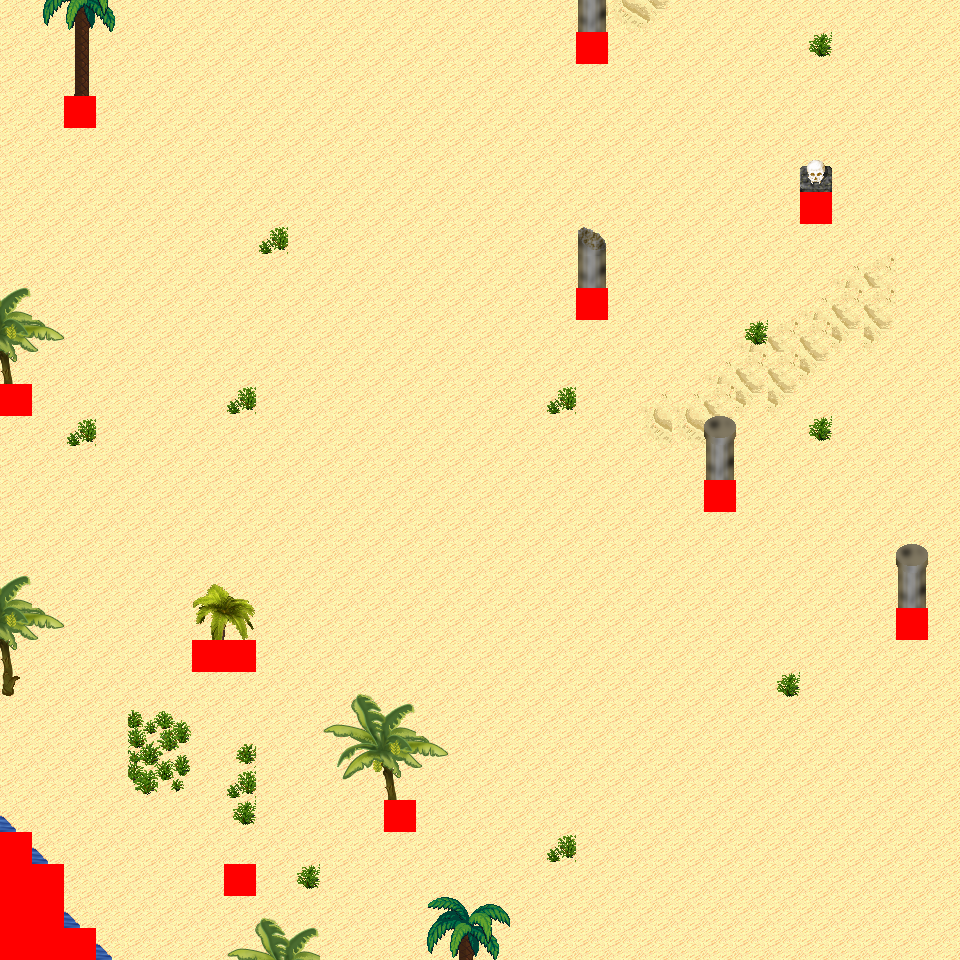

A level layout from a 2D game, rendered from its tile map. Below: a short description, then the map file with tile-grid data replaced by summaries:
An orthogonal 30x30 tile map with 32x32 px tiles, 6 tile layers (Ground, Object, Object2, Above, ...), 16 tilesets and 5 objects (5x mapExit).

<map version="1.0" orientation="orthogonal" renderorder="right-down" width="30" height="30" tilewidth="32" tileheight="32" nextobjectid="6">
  <tileset firstgid="1" name="tileset_logic_collision" tilewidth="32" tileheight="32" tilecount="1" columns="1">
    <image source="../drawable/tileset_logic_collision.png" width="32" height="32" />
  </tileset>
  <tileset firstgid="2" name="tileset_ground_ground" tilewidth="32" tileheight="32" tilecount="33" columns="3">
    <image source="../drawable/tileset_ground_ground.png" width="96" height="352" />
  </tileset>
  <tileset firstgid="35" name="tileset_terrain_desert" tilewidth="32" tileheight="32" tilecount="88" columns="8">
    <image source="../drawable/tileset_terrain_desert.png" width="256" height="352" />
  </tileset>
  <tileset firstgid="123" name="tileset_ground_sand_edges" tilewidth="32" tileheight="32" tilecount="15" columns="5">
    <image source="../drawable/tileset_ground_sand_edges.png" width="160" height="96" />
  </tileset>
  <tileset firstgid="138" name="tileset_ground_sand_2" tilewidth="32" tileheight="32" tilecount="15" columns="5">
    <image source="../drawable/tileset_ground_sand_2.png" width="160" height="96" />
  </tileset>
  <tileset firstgid="153" name="tileset_building_stone_ruins" tilewidth="32" tileheight="32" tilecount="72" columns="6">
    <image source="../drawable/tileset_building_stone_ruins.png" width="192" height="384" />
  </tileset>
  <tileset firstgid="225" name="tileset_item_statue_blackened_column" tilewidth="32" tileheight="32" tilecount="4" columns="1">
    <image source="../drawable/tileset_item_statue_blackened_column.png" width="32" height="128" />
  </tileset>
  <tileset firstgid="229" name="tileset_item_statue_skull_carving" tilewidth="32" tileheight="32" tilecount="4" columns="2">
    <image source="../drawable/tileset_item_statue_skull_carving.png" width="64" height="64" />
  </tileset>
  <tileset firstgid="233" name="tileset_item_statue_skullpedestal" tilewidth="32" tileheight="32" tilecount="2" columns="1">
    <image source="../drawable/tileset_item_statue_skullpedestal.png" width="32" height="64" />
  </tileset>
  <tileset firstgid="235" name="tileset_plant_tree_banana_tree" tilewidth="32" tileheight="32" tilecount="40" columns="4">
    <image source="../drawable/tileset_plant_tree_banana_tree.png" width="128" height="320" />
  </tileset>
  <tileset firstgid="275" name="tileset_plant_tree_palm_tree" tilewidth="32" tileheight="32" tilecount="6" columns="2">
    <image source="../drawable/tileset_plant_tree_palm_tree.png" width="64" height="96" />
  </tileset>
  <tileset firstgid="281" name="tileset_plant_tree_palm_trees" tilewidth="32" tileheight="32" tilecount="40" columns="4">
    <image source="../drawable/tileset_plant_tree_palm_trees.png" width="128" height="320" />
  </tileset>
  <tileset firstgid="321" name="tileset_plant_bush_large_green" tilewidth="32" tileheight="32" tilecount="9" columns="3">
    <image source="../drawable/tileset_plant_bush_large_green.png" width="96" height="96" />
  </tileset>
  <tileset firstgid="330" name="tileset_plant_cactus" tilewidth="32" tileheight="32" tilecount="2" columns="1">
    <image source="../drawable/tileset_plant_cactus.png" width="32" height="64" />
  </tileset>
  <tileset firstgid="332" name="tileset_plant_lily_pads" tilewidth="32" tileheight="32" tilecount="2" columns="1">
    <image source="../drawable/tileset_plant_lily_pads.png" width="32" height="64" />
  </tileset>
  <tileset firstgid="334" name="tileset_plant_round_cactuses" tilewidth="32" tileheight="32" tilecount="20" columns="10">
    <image source="../drawable/tileset_plant_round_cactuses.png" width="320" height="64" />
  </tileset>
  <layer name="Ground" width="30" height="30">
    <data>[900 cells, 900 non-empty, 6 distinct tile ids]</data>
  </layer>
  <layer name="Object" width="30" height="30">
    <data>[900 cells, 39 non-empty, 19 distinct tile ids]</data>
  </layer>
  <layer name="Object2" width="30" height="30">
    <data>[900 cells, 0 non-empty, 0 distinct tile ids]</data>
  </layer>
  <layer name="Above" width="30" height="30">
    <data>[900 cells, 46 non-empty, 27 distinct tile ids]</data>
  </layer>
  <layer name="Above2" width="30" height="30">
    <data>[900 cells, 0 non-empty, 0 distinct tile ids]</data>
  </layer>
  <layer name="Walkable" width="30" height="30">
    <data>[900 cells, 19 non-empty, 1 distinct tile ids]</data>
  </layer>
  <objectgroup name="MapEvents">
    <object id="1" name="north" type="mapExit" x="0" y="0" width="960" height="32">
      <properties>
        <property name="map" value="level_0_x36_y128" />
        <property name="x" value="0" />
        <property name="y" value="28" />
      </properties>
    </object>
    <object id="2" name="south" type="mapExit" x="96" y="928" width="864" height="32">
      <properties>
        <property name="map" value="level_0_x36_y130" />
        <property name="x" value="3" />
        <property name="y" value="1" />
      </properties>
    </object>
    <object id="3" name="west" type="mapExit" x="0" y="0" width="32" height="384">
      <properties>
        <property name="map" value="level_0_x35_y129" />
        <property name="x" value="28" />
        <property name="y" value="0" />
      </properties>
    </object>
    <object id="4" name="west2" type="mapExit" x="0" y="416" width="32" height="416">
      <properties>
        <property name="map" value="level_0_x35_y129" />
        <property name="x" value="28" />
        <property name="y" value="13" />
      </properties>
    </object>
    <object id="5" name="east" type="mapExit" x="928" y="0" width="32" height="960">
      <properties>
        <property name="map" value="level_0_x37_y129" />
        <property name="x" value="1" />
        <property name="y" value="0" />
      </properties>
    </object>
  </objectgroup>
</map>
